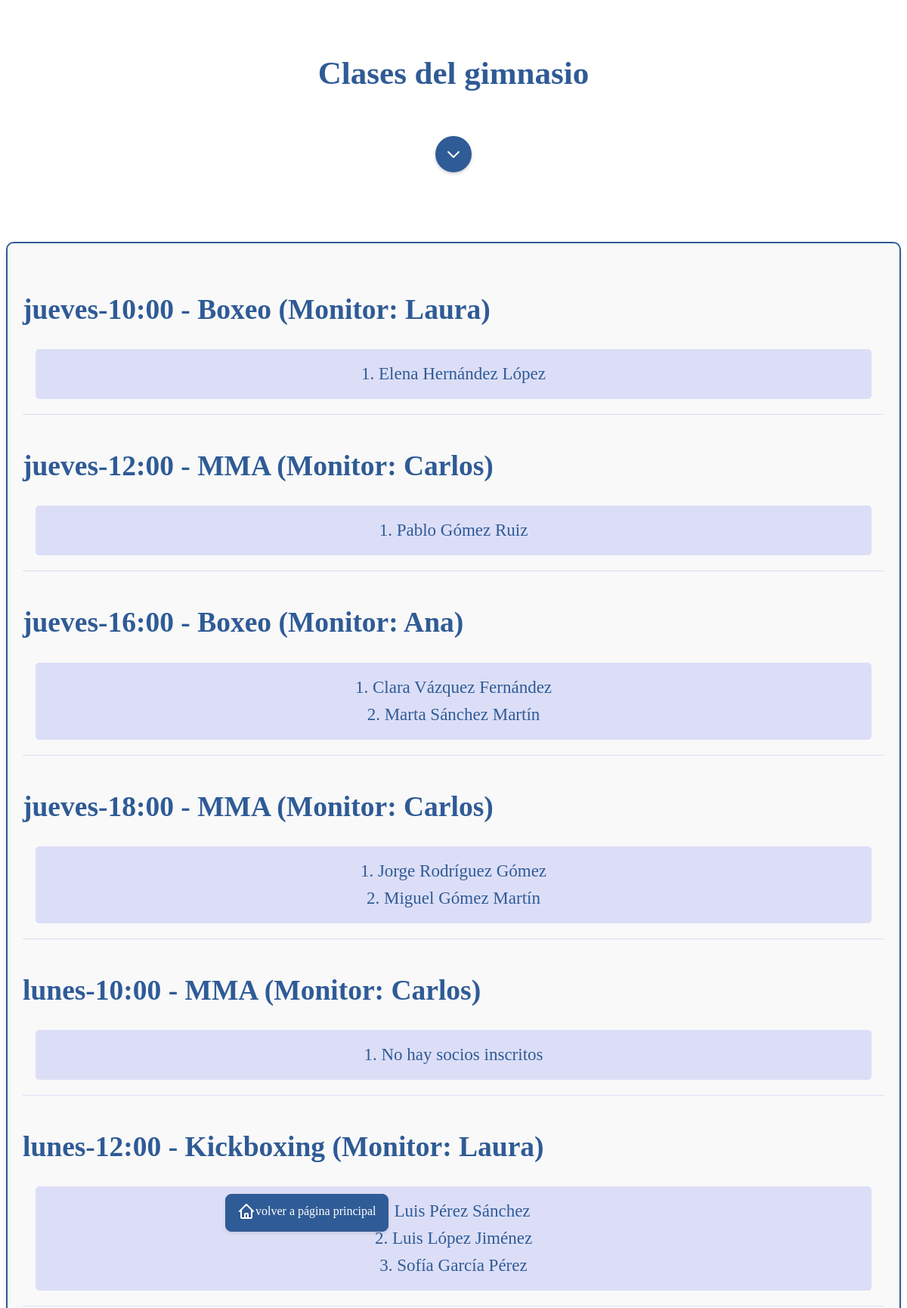
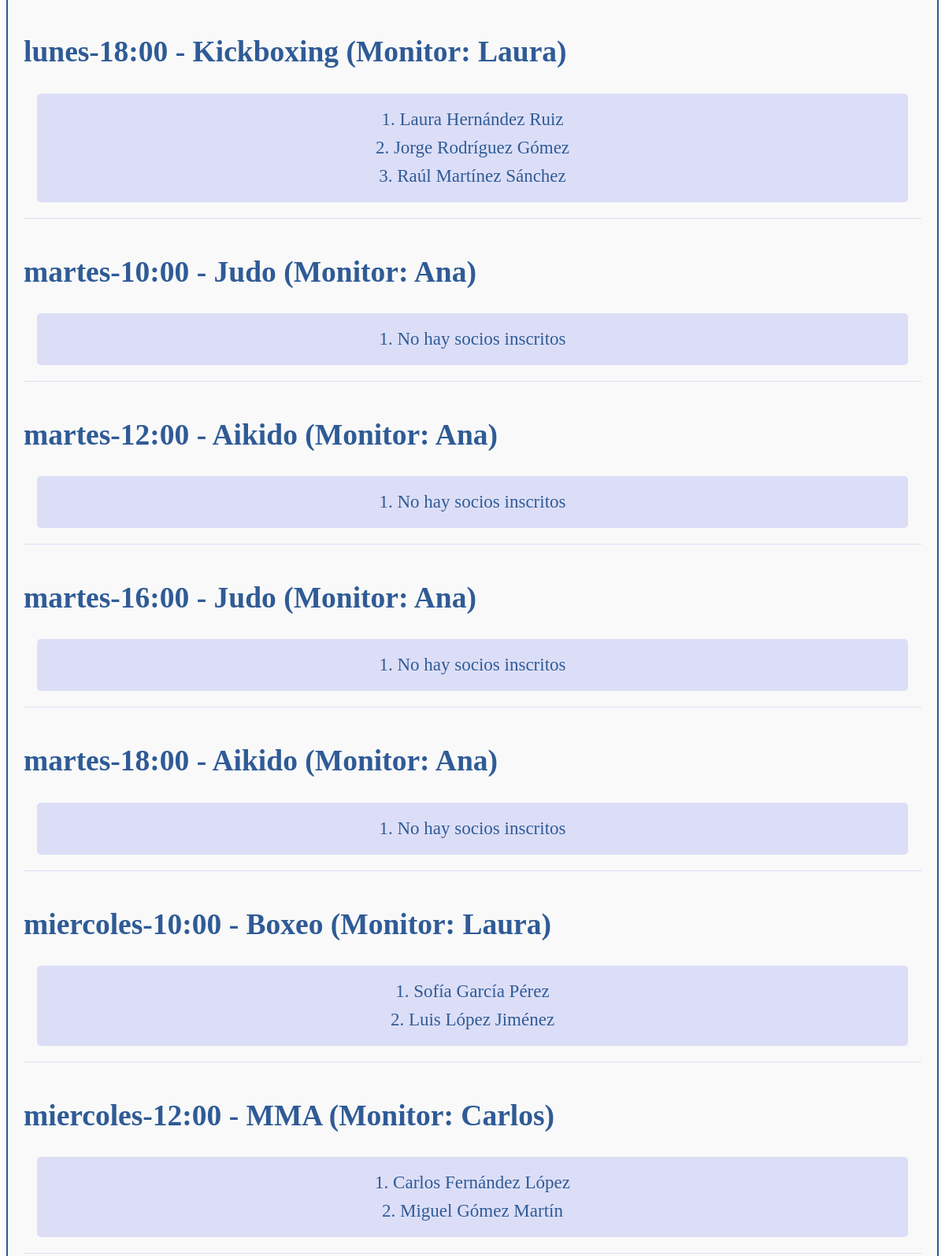
The app's page /view/clases/clasesSocios.php (signed in, upper part) with its own data (2 pictures, top to bottom).
### tables this page shows
CREATE TABLE IF NOT EXISTS CLASES (
    id_clase VARCHAR(20) PRIMARY KEY,
    dni_monitor VARCHAR(9),
    nombre_actividad VARCHAR(50),
    dia_semana VARCHAR(15),
    hora_inicio TIME,
    hora_fin TIME,
    FOREIGN KEY (dni_monitor) REFERENCES MONITORES(dni) ON DELETE SET NULL
);

CREATE TABLE IF NOT EXISTS MONITORES (
    dni VARCHAR(9) PRIMARY KEY,
    nombre VARCHAR(50),
    apellidos VARCHAR(100),
    fecha_nac DATE,
    telefono VARCHAR(15),
    email VARCHAR(100),
    cuenta_bancaria VARCHAR(24),
    funcion VARCHAR(20) DEFAULT 'monitor',
    sueldo DECIMAL(10,2),
    jornada INT
);

### models/Clase.php (called while the page is built, shortened)
<?php
require_once  __DIR__ . '/../data/conexionBBDD.php';
final class Clase {
    public static function clasesSocios() {
        global $conn;
        $sql = "SELECT
                    c.id_clase,
                    c.nombre_actividad,
                    m.nombre AS nombre_monitor,
                    s.nombre AS nombre_socio,
                    s.apellidos AS apellido_socio
                FROM CLASES c
                JOIN MONITORES m ON c.dni_monitor = m.dni
                LEFT JOIN SOCIOS_CLASES cs ON c.id_clase = cs.id_clase
                LEFT JOIN SOCIOS s ON cs.dni_socio = s.dni
                ORDER BY c.id_clase";
        if (!$stmt = $conn->prepare($sql)) {
            throw new PDOException('Error en la preparación de la consulta clasesSocios');
        }
        if (!$stmt->execute()) {
            throw new PDOException('Error en la ejecución de la consulta clasesSocios');
        }
        $resultado = $stmt->fetchAll(PDO::FETCH_ASSOC);
        $clases = [];
        foreach ($resultado as $fila) {
            $id_clase = $fila['id_clase'];
            if (!isset($clases[$id_clase])) {
                $clases[$id_clase] = [
                    'id_clase' => $fila['id_clase'],
                    'nombre_actividad' => $fila['nombre_actividad'],
                    'nombre_monitor' => $fila['nombre_monitor'],
                    'socios' => []
                ];
            }
            if (!empty($fila['nombre_socio']) && !empty($fila['apellido_socio'])) {
                $clases[$id_clase]['socios'][] = $fila['nombre_socio'] . " " . $fila['apellido_socio'];
            }
        }
        return array_values($clases);
    }
}
?>

### controllers/controladorClases.php (called while the page is built, shortened)
<?php
require_once __DIR__ . '/../models/Monitor.php';
require_once __DIR__ . '/../models/Clase.php';
class ControladorClases {
    public static function clasesSocios() {
        try {
            return Clase::clasesSocios();
        } catch (PDOException $e) {
             $msg = $e->getMessage();
        }catch(Exception $e){
            $msg = $e->getMessage();
        }
        exit;
    }
}

### view/clases/clasesSocios.php (the view, shortened to what this page needs)
<?php
require_once '../../controllers/controladorClases.php';
$clases = controladorClases::clasesSocios();
?>
<!DOCTYPE html>
<html lang="es">
<head>
    <link rel="stylesheet" href="/proyecto_gym_MVC/stylos/form_stylos.css">
</head>
<body>
    <?php if (!empty($clases)) { ?>
        <h1>Clases del gimnasio</h1>
        <div style="position: absolute; top: 27%; left: 24%; margin: 10px; padding: 10px 15px; background-color: #2f5b96; border: 1px solid #2f5b96; border-radius: 8px; box-shadow: 0 2px 4px rgba(0, 0, 0, 0.1);">
            <a href="../bienvenida_recepcionista.php" style="display: inline-flex; align-items: center; text-decoration: none; color: inherit;">
                <span style='color:white';>volver a página principal</span>
            </a>
        </div>
        <div id="scroll-to-bottom" style="text-align: center; margin: 30px 0;">
            <a href="#bottom" class="scroll-button">
                <svg class="icon" xmlns="http://www.w3.org/2000/svg" viewBox="0 0 24 24">
                    <path d="M19 9l-7 7-7-7"/>
                </svg>
            </a>
        </div>
        <br>
        <ul>
            <?php foreach ($clases as $clase) { ?>
                <li>
                    <h2><?= htmlspecialchars($clase['id_clase'] . " - " . $clase['nombre_actividad'] . " (Monitor: " . $clase['nombre_monitor'] . ")") ?></h2>
                    <ol>
                        <?php if (!empty($clase['socios'])) {
                            foreach ($clase['socios'] as $socio) { ?>
                                <li><?= htmlspecialchars($socio) ?></li>
                        <?php }
                        } else { ?>
                            <li>No hay socios inscritos</li>
                        <?php } ?>
                    </ol>
                </li>
            <?php } ?>
        </ul>
    <?php } else { ?>
        <p>No hay clases disponibles</p>
    <?php } ?>
    <br>
</body>
</html>

### stylos/form_stylos.css (style rules this page uses)
html, body { height: 100%; margin: 0; padding: 0; }
body { min-height: 100vh; width: 100%; overflow-y: scroll; display: flex; flex-direction: column; }
h1 { font-size: 43px; text-align: center; margin-top: 6%; color: #2f5b96; }
ul { list-style-type: none; padding: 20px; margin: 15px 0; background-color: #f9f9f9; border-radius: 10px; border: 2px solid #2f5b96; width: 95%; max-width: 1200px; margin: 20px auto; box-shadow: 0px 4px 6px rgba(0, 0, 0, 0.1); }
ul > li { font-size: 25px; color: #2f5b96; padding: 10px 0; margin: 5px 0; border-bottom: 1px solid #dcdef7; }
ul ol { list-style-type: decimal; padding-left: 40px; margin: 10px 0; background-color: #dcdef7; border-radius: 5px; padding: 15px 40px; width: 90%; margin: 10px auto; }
ul ol > li { font-size: 23px; color: #2f5b96; padding: 5px 0; border-bottom: none; text-align: center; list-style-position: inside; }
.scroll-button { display: inline-flex; align-items: center; justify-content: center; background-color: #2f5b96; padding: 12px; margin-bottom: 2%; border-radius: 50%; box-shadow: 0 2px 4px rgba(0, 0, 0, 0.2); transition: all 0.3s ease; text-decoration: none; cursor: pointer; }
.scroll-icon, .icon { width: 24px; height: 24px; fill: none; stroke: #fff; stroke-width: 2; stroke-linecap: round; stroke-linejoin: round; }

### records on screen
clases: id_clase+nombre_actividad "jueves-10:00 - Boxeo (Monitor: Laura)", socio "Elena Hernández López"
clases: id_clase+nombre_actividad "jueves-12:00 - MMA (Monitor: Carlos)", socio "Pablo Gómez Ruiz"
clases: id_clase+nombre_actividad "lunes-10:00 - MMA (Monitor: Carlos)", shows "No hay socios inscritos"
clases: id_clase+nombre_actividad "martes-10:00 - Judo (Monitor: Ana)", shows "No hay socios inscritos"
clases: id_clase+nombre_actividad "martes-12:00 - Aikido (Monitor: Ana)", shows "No hay socios inscritos"
clases: id_clase+nombre_actividad "martes-16:00 - Judo (Monitor: Ana)", shows "No hay socios inscritos"
clases: id_clase+nombre_actividad "martes-18:00 - Aikido (Monitor: Ana)", shows "No hay socios inscritos"

### other values on screen
$socio "Clara Vázquez Fernández"
$socio "Marta Sánchez Martín"
$socio "Jorge Rodríguez Gómez"
$socio "Miguel Gómez Martín"
$socio "Luis Pérez Sánchez"
$socio "Luis López Jiménez"
$socio "Sofía García Pérez"
$socio "Laura Hernández Ruiz"
$socio "Raúl Martínez Sánchez"
$socio "Carlos Fernández López"
